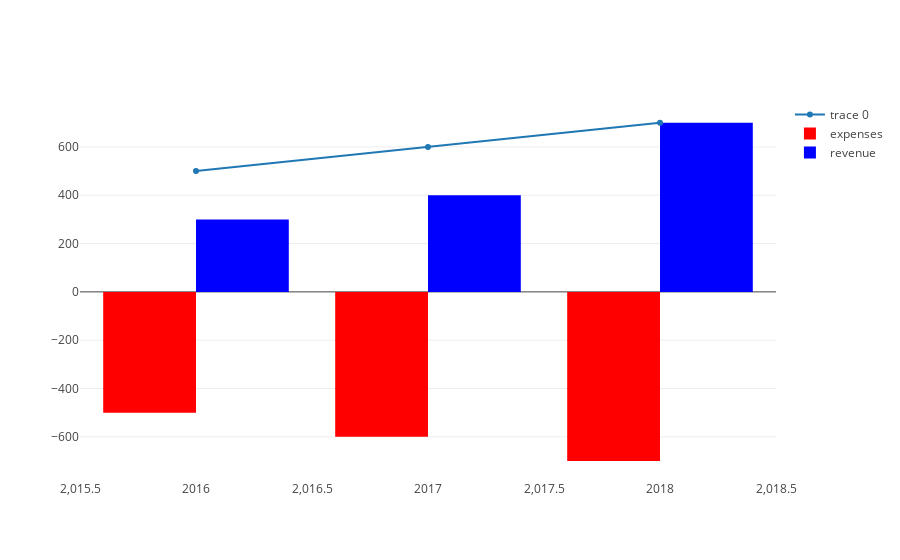

Here is the notebook cell this chart was saved with:
### Code cell
data = [
    go.Scatter(
        x = ['2016','2017','2018'],
        y = [500,600,700],
    ),
    go.Bar(
        x = ['2016','2017','2018'],
        y = [500,600,700],
        base = [-500,-600,-700],
        marker = dict(
          color = 'red'
        ),
        name = 'expenses'
    ),
    go.Bar(
        x = ['2016','2017','2018'],
        y = [300,400,700],
        base = 0,
        marker = dict(
          color = 'blue'
        ),
        name = 'revenue'
    )
]


fig = go.Figure(data=data)
pl.offline.iplot(fig, filename='base-bar')

### Figure 1 — Plotly figure (JSON) as saved in the notebook; plotly's stock layout.template omitted (floating-point values rounded to 4 significant figures)
{"data": [{"type": "scatter", "uid": "2fd236fa-b474-11e8-a0aa-18d6c706c04c", "x": ["2016", "2017", "2018"], "y": [500, 600, 700]}, {"base": [-500, -600, -700], "marker": {"color": "red"}, "name": "expenses", "type": "bar", "uid": "2fd236fb-b474-11e8-a0aa-18d6c706c04c", "x": ["2016", "2017", "2018"], "y": [500, 600, 700]}, {"base": 0, "marker": {"color": "blue"}, "name": "revenue", "type": "bar", "uid": "2fd236fc-b474-11e8-a0aa-18d6c706c04c", "x": ["2016", "2017", "2018"], "y": [300, 400, 700]}], "layout": {}}
